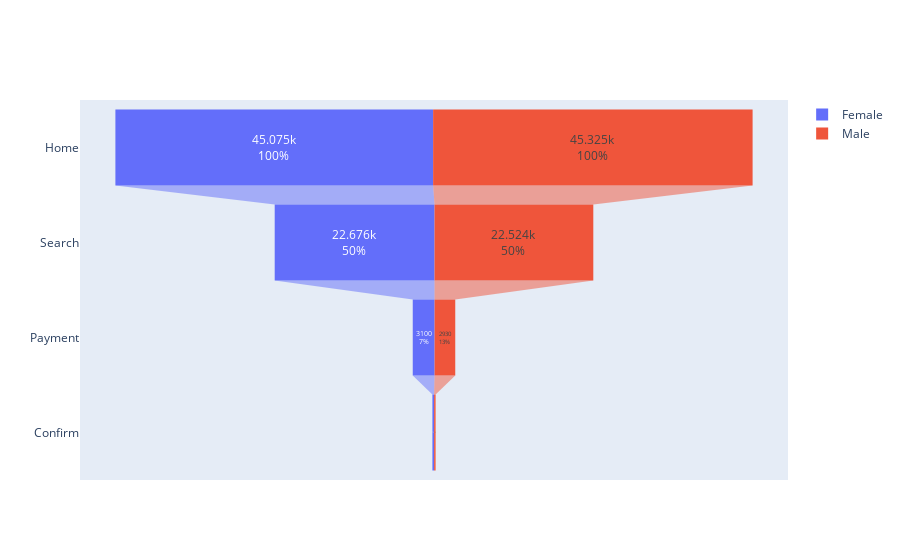

Notebook code cell kept with this figure:
### Code cell
#Using graph_objects to plot gender_drop.
from plotly import graph_objects as go

fig = go.Figure()

fig.add_trace(go.Funnel(
    name = 'Female',
    y = phases,
    x = [45075, 22676, 3100, 241],
    textposition = 'inside',
    textinfo = "value+percent initial"))

fig.add_trace(go.Funnel(
    name = 'Male',
    orientation = "h",
    y = phases,
    x = [45325, 22524, 2930, 211],
    textposition = "inside",
    textinfo = "value+percent previous"))

fig.show()

### Figure 1 — Plotly figure (JSON) as saved in the notebook; plotly's stock layout.template omitted (floating-point values rounded to 4 significant figures)
{"data": [{"name": "Female", "textinfo": "value+percent initial", "textposition": "inside", "type": "funnel", "x": [45075, 22676, 3100, 241], "y": ["Home", "Search", "Payment", "Confirm"]}, {"name": "Male", "orientation": "h", "textinfo": "value+percent previous", "textposition": "inside", "type": "funnel", "x": [45325, 22524, 2930, 211], "y": ["Home", "Search", "Payment", "Confirm"]}], "layout": {}}
